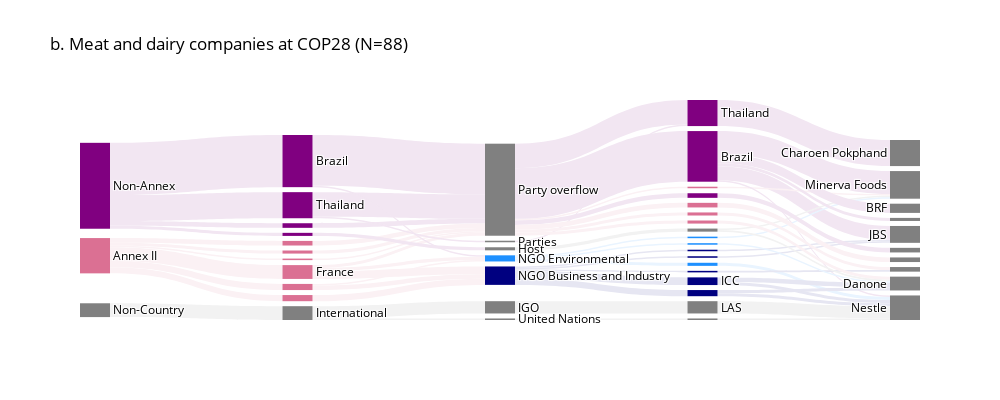

Write notebook code for a chart like this one.
### Code cell
import plotly.graph_objects as go

fig = go.Figure(data=[go.Sankey(
    node = dict(
      pad = 5,
      thickness = 30,
      line = dict(color = "black", width = 0),
      #label = index_db["name"],
      label=  index_db["name_show"].str.replace("Constituency -","NGO"),
      color = index_db["color"]
    ),
    link = dict(
      source = combined_list["source_index"], 
      target = combined_list["target_index"],
      value = combined_list["count"],
        color = combined_list["color"]
    ))],
       layout =  dict(
    title = "b. Meat and dairy companies at COP28 (N=88)",
    height = 400,
    width = 1000,
    font = dict(
      size = 12,
        color="black"
    )        ))

fig.show()
fig.write_image("sankey_food.png", scale=2)

### Figure 1 — Plotly figure (JSON) as saved in the notebook; plotly's stock layout.template omitted (floating-point values rounded to 4 significant figures)
{"data": [{"link": {"color": ["#fbf1f4", "#fbf1f4", "#fbf1f4", "#fbf1f4", "#fbf1f4", "#fbf1f4", "#f2e6f2", "#f2e6f2", "#f2e6f2", "#f2e6f2", "#f2f2f2", "#fbf1f4", "#f2e6f2", "#f2e6f2", "#fbf1f4", "#fbf1f4", "#fbf1f4", "#f2e6f2", "#f2e6f2", "#fbf1f4", "#fbf1f4", "#fbf1f4", "#fbf1f4", "#fbf1f4", "#f2f2f2", "#f2f2f2", "#f2e6f2", "#f2e6f2", "#e6e6f2", "#e6e6f2", "#e6e6f2", "#e6e6f2", "#e6e6f2", "#e9f4ff", "#e9f4ff", "#e9f4ff", "#f2f2f2", "#f2f2f2", "#f2e6f2", "#f2e6f2", "#fbf1f4", "#f2e6f2", "#f2e6f2", "#fbf1f4", "#fbf1f4", "#fbf1f4", "#f2f2f2", "#e6e6f2", "#f2e6f2", "#e6e6f2", "#fbf1f4", "#f2e6f2", "#f2f2f2", "#e9f4ff", "#f2e6f2", "#f2e6f2", "#f2e6f2", "#f2f2f2", "#e6e6f2", "#f2f2f2", "#e9f4ff", "#e6e6f2", "#f2e6f2", "#fbf1f4", "#e6e6f2", "#fbf1f4", "#f2f2f2", "#e6e6f2", "#e9f4ff", "#e6e6f2", "#fbf1f4", "#f2e6f2"], "source": [1, 1, 1, 1, 1, 1, 0, 0, 0, 0, 2, 4, 5, 6, 7, 8, 9, 3, 5, 8, 11, 8, 12, 11, 10, 10, 3, 13, 17, 17, 17, 17, 17, 18, 18, 18, 20, 16, 14, 15, 15, 15, 15, 15, 15, 15, 19, 29, 23, 34, 22, 23, 38, 31, 23, 23, 23, 37, 32, 28, 35, 36, 24, 25, 30, 26, 38, 32, 33, 36, 27, 21], "target": [4, 7, 8, 9, 12, 11, 5, 6, 3, 13, 10, 15, 15, 15, 15, 15, 15, 15, 18, 18, 18, 17, 17, 17, 16, 19, 14, 20, 29, 30, 32, 34, 36, 31, 33, 35, 38, 28, 21, 21, 22, 23, 24, 25, 26, 27, 37, 41, 41, 41, 40, 40, 40, 40, 42, 43, 44, 44, 44, 44, 44, 44, 45, 46, 46, 47, 47, 47, 47, 47, 48, 39], "value": [1, 2, 9, 3, 4, 4, 34, 3, 17, 2, 9, 1, 33, 3, 2, 2, 3, 16, 1, 2, 1, 5, 4, 3, 8, 1, 1, 2, 1, 1, 5, 1, 4, 1, 1, 2, 2, 8, 1, 16, 1, 33, 3, 2, 2, 3, 1, 1, 9, 1, 1, 15, 1, 1, 6, 2, 1, 1, 2, 8, 2, 2, 3, 2, 1, 2, 1, 3, 1, 2, 3, 17]}, "node": {"color": ["purple", "palevioletred", "gray", "purple", "palevioletred", "purple", "purple", "palevioletred", "palevioletred", "palevioletred", "gray", "palevioletred", "palevioletred", "purple", "gray", "gray", "gray", "navy", "dodgerblue", "gray", "gray", "purple", "palevioletred", "purple", "purple", "palevioletred", "palevioletred", "palevioletred", "gray", "navy", "navy", "dodgerblue", "navy", "dodgerblue", "navy", "dodgerblue", "navy", "gray", "gray", "gray", "gray", "gray", "gray", "gray", "gray", "gray", "gray", "gray", "gray"], "label": ["Non-Annex", "Annex II", "Non-Country", "Thailand", "", "Brazil", "", "", "France", "", "International", "", "", "", "Parties", "Party overflow", "IGO", "NGO Business and Industry", "NGO Environmental", "United Nations", "Host", "Thailand  ", "", "Brazil  ", "", "", "", "", "LAS", "", "", "", "ICC", "", "", "", "", "", "", "Charoen Pokphand", "Minerva Foods", "JBS", "BRF", "", "Nestle", "", "", "Danone", ""], "line": {"color": "black", "width": 0}, "pad": 5, "thickness": 30}, "type": "sankey"}], "layout": {"font": {"color": "black", "size": 12}, "height": 400, "title": {"text": "b. Meat and dairy companies at COP28 (N=88)"}, "width": 1000}}
